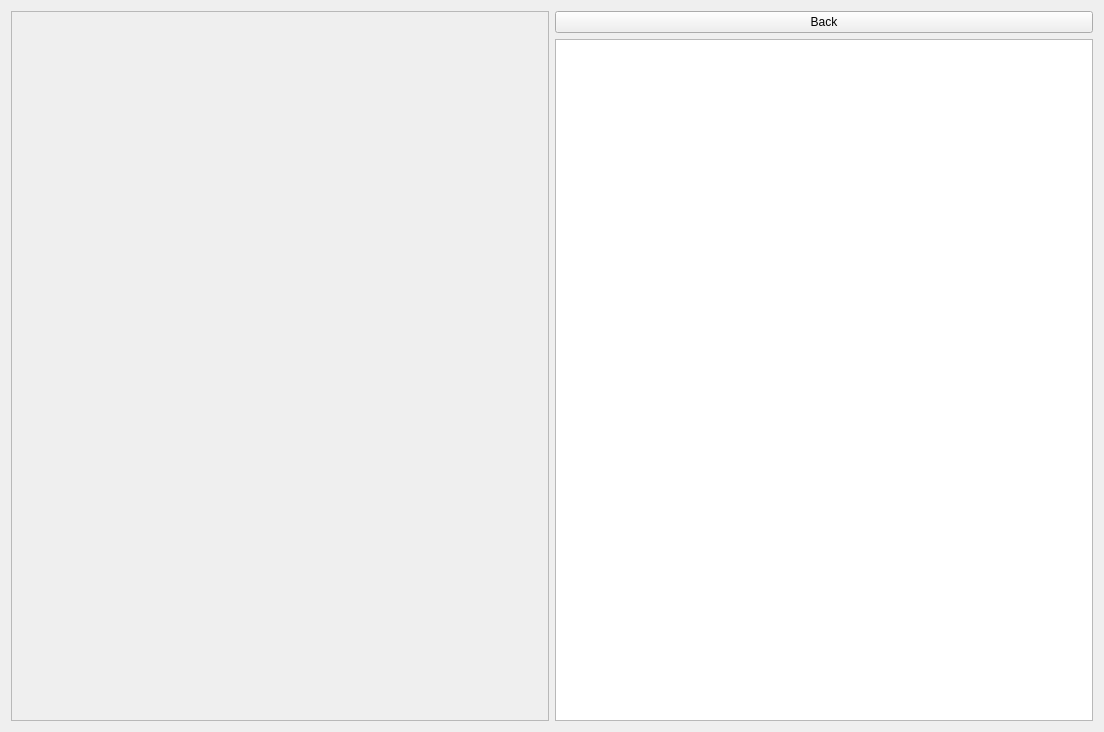
<?xml version="1.0" encoding="UTF-8"?>
<ui version="4.0">
 <class>PlaylistsWidget</class>
 <widget class="QWidget" name="PlaylistsWidget">
  <property name="geometry">
   <rect>
    <x>0</x>
    <y>0</y>
    <width>1104</width>
    <height>732</height>
   </rect>
  </property>
  <property name="windowTitle">
   <string>Form</string>
  </property>
  <property name="locale">
   <locale language="English" country="UnitedStates"/>
  </property>
  <layout class="QHBoxLayout" name="horizontalLayout">
   <item>
    <widget class="QScrollArea" name="scrollArea">
     <property name="widgetResizable">
      <bool>true</bool>
     </property>
     <widget class="QWidget" name="scrollAreaWidgetContents">
      <property name="geometry">
       <rect>
        <x>0</x>
        <y>0</y>
        <width>538</width>
        <height>712</height>
       </rect>
      </property>
     </widget>
    </widget>
   </item>
   <item>
    <layout class="QVBoxLayout" name="verticalLayout">
     <item>
      <widget class="QPushButton" name="pushButton">
       <property name="text">
        <string>Back</string>
       </property>
       <property name="icon">
        <iconset theme="go-previous"/>
       </property>
      </widget>
     </item>
     <item>
      <widget class="QTableView" name="tableView">
       <property name="editTriggers">
        <set>QAbstractItemView::NoEditTriggers</set>
       </property>
       <property name="showGrid">
        <bool>false</bool>
       </property>
       <attribute name="horizontalHeaderVisible">
        <bool>false</bool>
       </attribute>
       <attribute name="horizontalHeaderHighlightSections">
        <bool>false</bool>
       </attribute>
       <attribute name="verticalHeaderVisible">
        <bool>false</bool>
       </attribute>
       <attribute name="verticalHeaderHighlightSections">
        <bool>false</bool>
       </attribute>
      </widget>
     </item>
    </layout>
   </item>
  </layout>
 </widget>
 <resources/>
 <connections/>
</ui>
